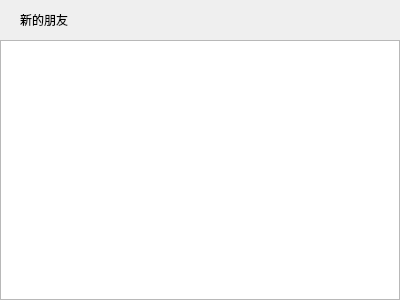
<?xml version="1.0" encoding="UTF-8"?>
<ui version="4.0">
 <class>ApplyFriendPage</class>
 <widget class="QWidget" name="ApplyFriendPage">
  <property name="geometry">
   <rect>
    <x>0</x>
    <y>0</y>
    <width>400</width>
    <height>300</height>
   </rect>
  </property>
  <property name="windowTitle">
   <string>Form</string>
  </property>
  <layout class="QVBoxLayout" name="verticalLayout">
   <property name="spacing">
    <number>0</number>
   </property>
   <property name="leftMargin">
    <number>0</number>
   </property>
   <property name="topMargin">
    <number>0</number>
   </property>
   <property name="rightMargin">
    <number>0</number>
   </property>
   <property name="bottomMargin">
    <number>0</number>
   </property>
   <item>
    <widget class="QWidget" name="friend_apply_wid" native="true">
     <property name="minimumSize">
      <size>
       <width>0</width>
       <height>40</height>
      </size>
     </property>
     <property name="maximumSize">
      <size>
       <width>16777215</width>
       <height>40</height>
      </size>
     </property>
     <layout class="QHBoxLayout" name="horizontalLayout">
      <property name="spacing">
       <number>0</number>
      </property>
      <property name="leftMargin">
       <number>0</number>
      </property>
      <property name="topMargin">
       <number>0</number>
      </property>
      <property name="rightMargin">
       <number>0</number>
      </property>
      <property name="bottomMargin">
       <number>0</number>
      </property>
      <item>
       <spacer name="horizontalSpacer">
        <property name="orientation">
         <enum>Qt::Orientation::Horizontal</enum>
        </property>
        <property name="sizeType">
         <enum>QSizePolicy::Policy::Fixed</enum>
        </property>
        <property name="sizeHint" stdset="0">
         <size>
          <width>20</width>
          <height>20</height>
         </size>
        </property>
       </spacer>
      </item>
      <item>
       <widget class="ElaText" name="friend_apply_lb">
        <property name="text">
         <string>新的朋友</string>
        </property>
       </widget>
      </item>
     </layout>
    </widget>
   </item>
   <item>
    <widget class="QWidget" name="widget_2" native="true">
     <layout class="QVBoxLayout" name="verticalLayout_2">
      <property name="spacing">
       <number>0</number>
      </property>
      <property name="leftMargin">
       <number>0</number>
      </property>
      <property name="topMargin">
       <number>0</number>
      </property>
      <property name="rightMargin">
       <number>0</number>
      </property>
      <property name="bottomMargin">
       <number>0</number>
      </property>
      <item>
       <widget class="ApplyFriendList" name="apply_friend_list"/>
      </item>
     </layout>
    </widget>
   </item>
  </layout>
 </widget>
 <customwidgets>
  <customwidget>
   <class>ElaText</class>
   <extends>QLabel</extends>
   <header location="global">ElaText.h</header>
  </customwidget>
  <customwidget>
   <class>ApplyFriendList</class>
   <extends>QListWidget</extends>
   <header location="global">Chat/Chat_Comp/applyfriendlist.h</header>
  </customwidget>
 </customwidgets>
 <resources/>
 <connections/>
</ui>
